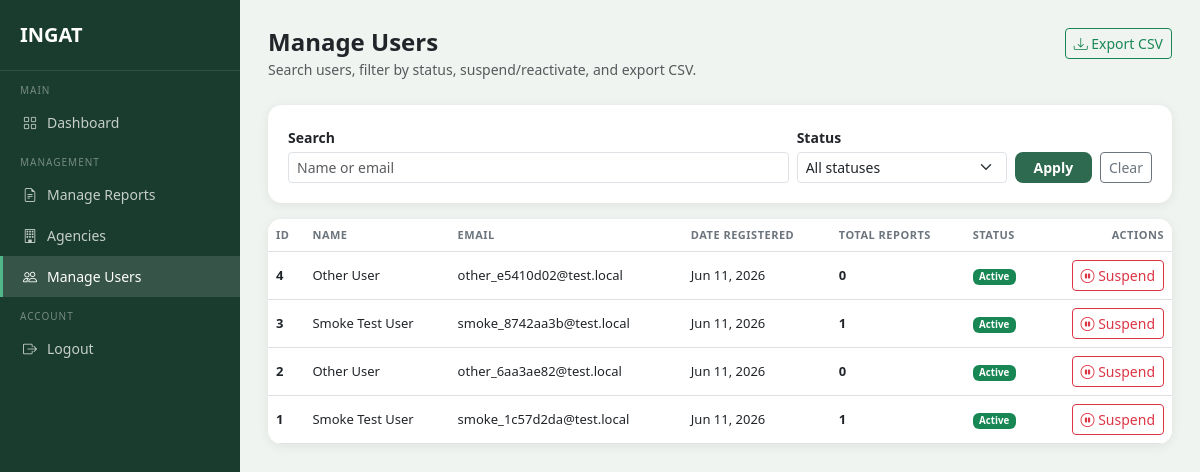
The page /admin/users (signed in) on the database as committed earlier.
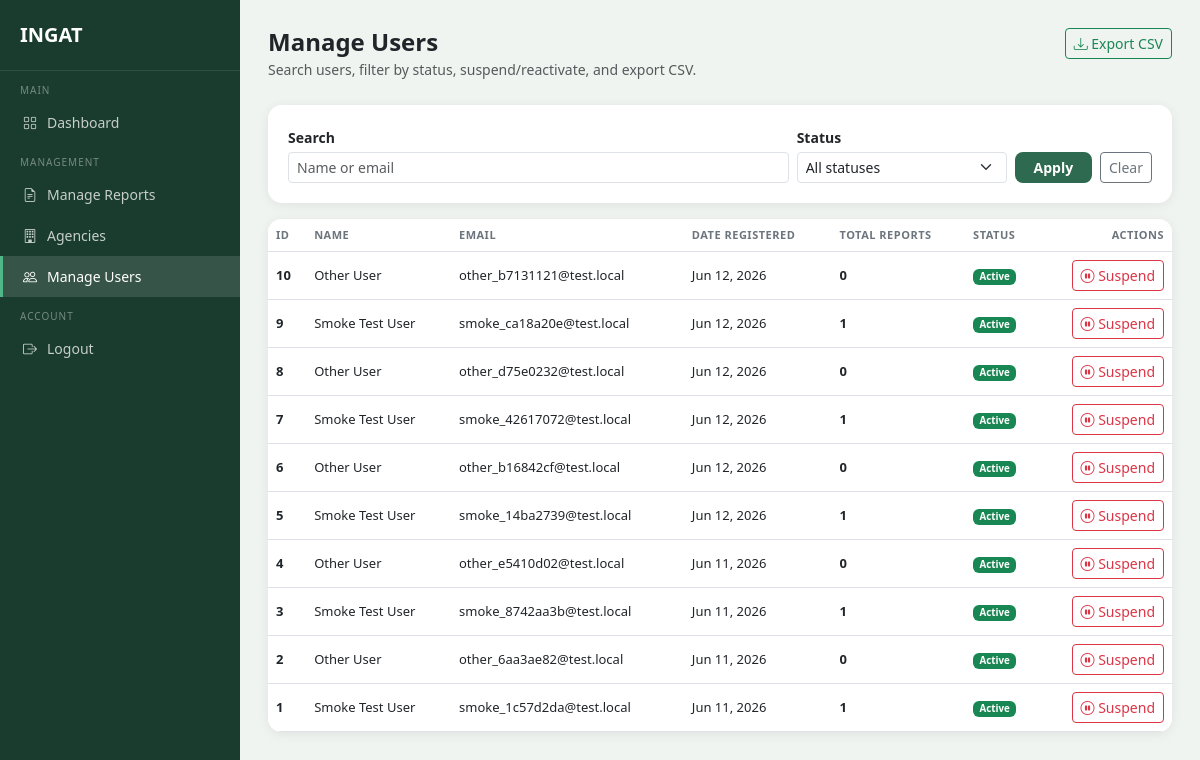
The same page on the database as committed later.
### models.py (models this page shows, shortened)
class User(db.Model, UserMixin):
    __tablename__ = 'users'
    id = db.Column(db.Integer, primary_key=True)
    full_name = db.Column(db.String(100), nullable=False)
    email = db.Column(db.String(120), unique=True, nullable=False)
    contact_number = db.Column(db.String(11), nullable=False)
    barangay = db.Column(db.String(100), nullable=False)
    municipality = db.Column(db.String(100), nullable=False)
    password_hash = db.Column(db.String(256), nullable=False)
    status = db.Column(db.String(20), default='active')
    email_notif = db.Column(db.Boolean, default=True)
    inapp_notif = db.Column(db.Boolean, default=True)
    created_at = db.Column(db.DateTime, default=datetime.utcnow)
    complaints = db.relationship('Complaint', backref='complainant', lazy=True)
    email_verifications = db.relationship('EmailVerification', backref='user', lazy=True)

### routes/admin_routes.py (the view)
@admin_bp.route('/users')
@admin_required
def manage_users():
    from models import User, Complaint
    from extensions import db
    from sqlalchemy import func
    q = (request.args.get('q') or '').strip()
    status_filter = (request.args.get('status') or '').strip()
    query = User.query
    if q:
        like = f'%{q}%'
        query = query.filter(or_(User.full_name.ilike(like), User.email.ilike(like)))
    if status_filter:
        query = query.filter(User.status == status_filter)
    users = query.order_by(User.created_at.desc()).all()
    user_ids = [u.id for u in users]
    totals_by_user = {}
    if user_ids:
        totals = (
            db.session.query(Complaint.user_id, func.count(Complaint.id))
            .filter(Complaint.user_id.in_(user_ids))
            .group_by(Complaint.user_id)
            .all()
        )
        totals_by_user = {uid: total for uid, total in totals}
    for u in users:
        u.total_reports = totals_by_user.get(u.id, 0)
    statuses = ['active', 'suspended']
    return render_template(
        'admin/manage_users.html',
        users=users,
        search=q,
        status_filter=status_filter,
        statuses=statuses,
    )

### routes/auth.py (called while the page is built)
def admin_required(fn):
    @login_required
    @wraps(fn)
    def wrapper(*args, **kwargs):
        from models import AdminUser
        if not isinstance(current_user, AdminUser):
            flash('Please log in as admin.', 'danger')
            return redirect(url_for('admin.admin_login'))
        return fn(*args, **kwargs)
    return wrapper

### templates/admin/manage_users.html (shortened to what the changed rows need)
<!DOCTYPE html>
<html lang="en">
<head>
    <link href="https://cdn.jsdelivr.net/npm/bootstrap@5.3.0/dist/css/bootstrap.min.css" rel="stylesheet">
    <link href="https://cdn.jsdelivr.net/npm/bootstrap-icons@1.10.5/font/bootstrap-icons.css" rel="stylesheet">
</head>
<body>
<div class="main-content">
    <div class="section-card p-0 overflow-hidden">
        {% if users %}
        <div class="table-responsive">
            <table class="table table-hover mb-0 align-middle">
                <thead class="bg-light">
                <tr>
                    <th>ID</th>
                    <th>Name</th>
                    <th>Email</th>
                    <th>Date Registered</th>
                    <th>Total Reports</th>
                    <th>Status</th>
                    <th class="text-end">Actions</th>
                </tr>
                </thead>
                <tbody>
                {% for u in users %}
                <tr>
                    <td class="fw-semibold">{{ u.id }}</td>
                    <td class="truncate" title="{{ u.full_name }}">{{ u.full_name }}</td>
                    <td class="truncate" title="{{ u.email }}">{{ u.email }}</td>
                    <td>{{ u.created_at.strftime('%b %d, %Y') if u.created_at else '-' }}</td>
                    <td class="fw-semibold">{{ u.total_reports }}</td>
                    <td>
                        {% if u.status == 'active' %}
                            <span class="badge badge-active">Active</span>
                        {% else %}
                            <span class="badge badge-suspended">Suspended</span>
                        {% endif %}
                    </td>
                    <td class="text-end">
                        {% if u.status == 'active' %}
                            <button class="btn btn-sm btn-outline-danger"
                                    data-bs-toggle="modal"
                                    data-bs-target="#confirmUserModal"
                                    data-action="suspend"
                                    data-user-id="{{ u.id }}"
                                    data-user-name="{{ u.full_name }}">
                                <i class="bi bi-pause-circle"></i> Suspend
                            </button>
                        {% endif %}
                    </td>
                </tr>
                {% endfor %}
                </tbody>
            </table>
        </div>
        {% else %}
        <div class="text-center py-5 text-muted">
            <i class="bi bi-inbox" style="font-size: 34px;"></i>
            <p class="small mt-2 mb-0">No users match the current filters.</p>
        </div>
        {% endif %}
    </div>
</div>
</body>
</html>

Rows that differ between the two databases and show on the page:
added User: id "10", full_name "Other User", email "other_b7131121@test.local", created_at "Jun 12, 2026", total_reports "0", status "Active"
added User: id "9", full_name "Smoke Test User", email "smoke_ca18a20e@test.local", created_at "Jun 12, 2026", total_reports "1", status "Active"
added User: id "8", full_name "Other User", email "other_d75e0232@test.local", created_at "Jun 12, 2026", total_reports "0", status "Active"
added User: id "7", full_name "Smoke Test User", email "smoke_42617072@test.local", created_at "Jun 12, 2026", total_reports "1", status "Active"
added User: id "6", full_name "Other User", email "other_b16842cf@test.local", created_at "Jun 12, 2026", total_reports "0", status "Active"
added User: id "5", full_name "Smoke Test User", email "smoke_14ba2739@test.local", created_at "Jun 12, 2026", total_reports "1", status "Active"
